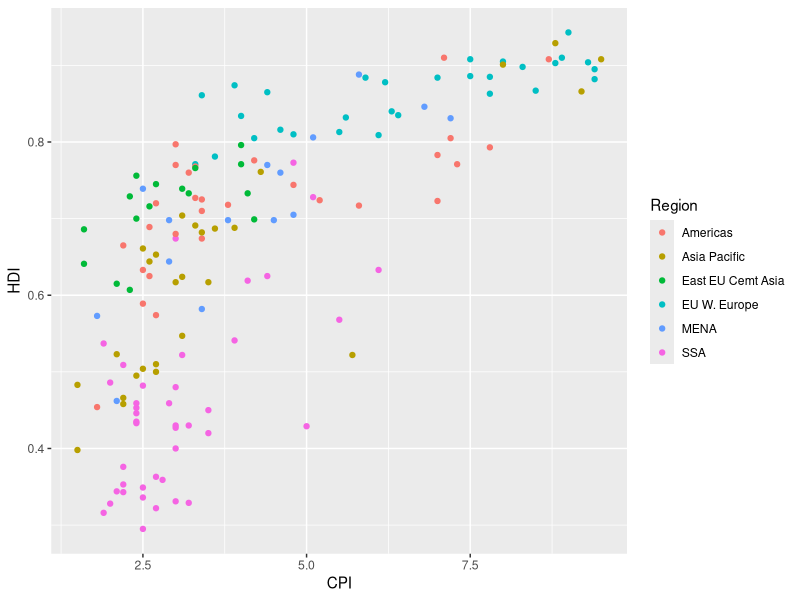
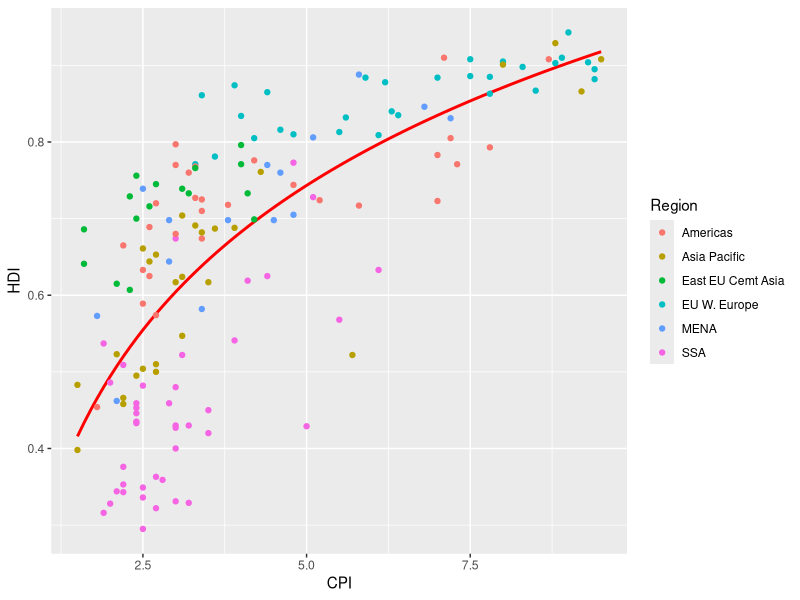
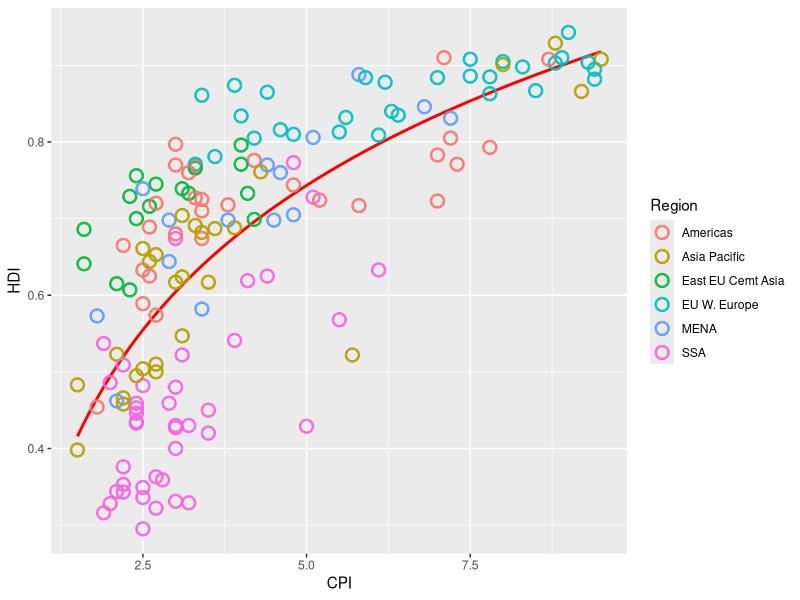
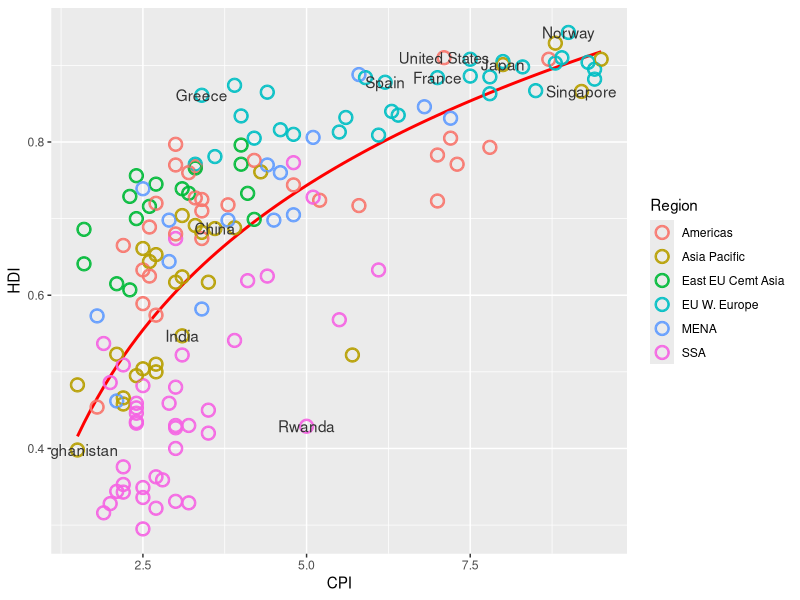
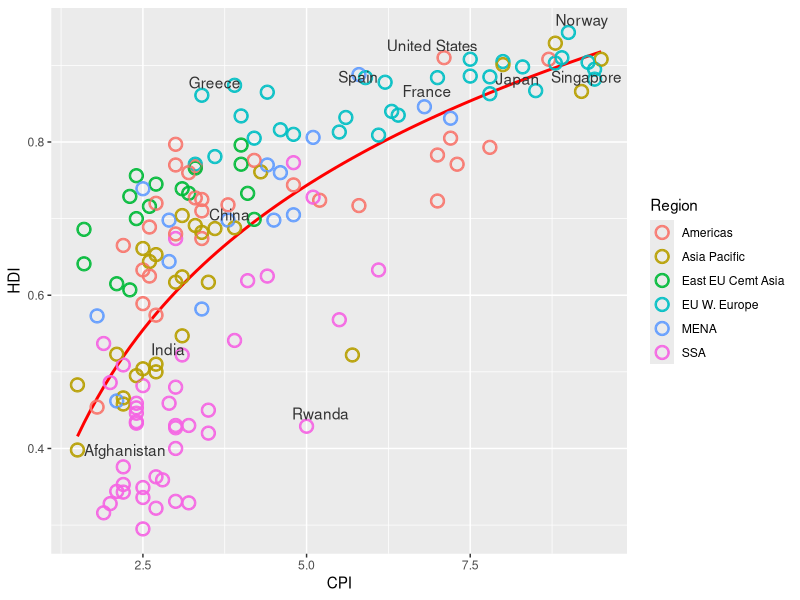
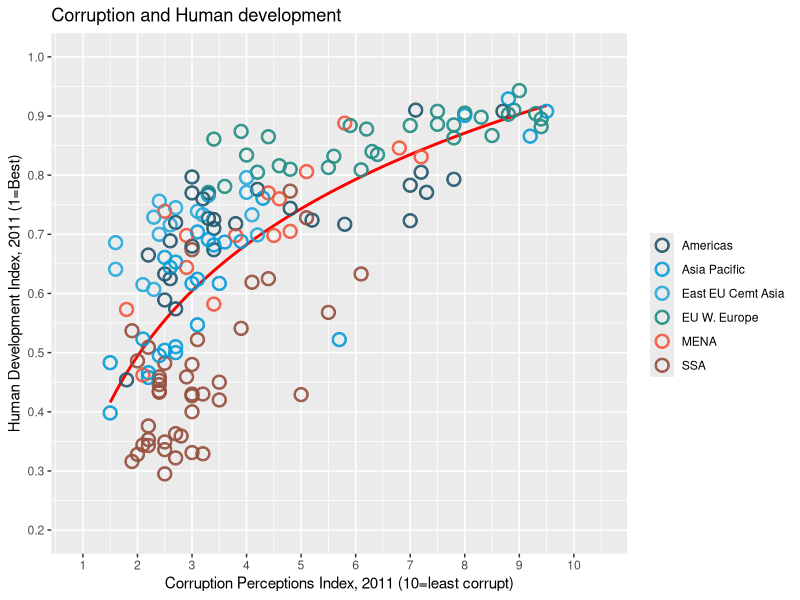

Write R code to recreate these figures, in order.
#2 Corruption and human development 
#a Basic plot structure (values colored by region)
EconimistData <- read.csv("EconomistData.csv")
library(ggplot2)
a1 <- ggplot(EconimistData, aes(x = CPI, y = HDI, color = Region))
a1 + geom_point()

#e fit line (Trendlinie)
(a2 <- a1 +
  geom_smooth(aes(group = 1),
              method = "lm",
              formula = y ~ log(x),
              se = FALSE,
              color = "red")) +
  geom_point()
#geom_line is put first. In this way the trendline will be plottet underneath the points

#f
#f1: Offene Punkte
(a3 <- a2 +
  geom_point(size = 4.5, shape = 21) +
  geom_point(size = 4, shape = 21) +
  geom_point(size = 3.5, shape = 21))

#c Textual labeling of selected countries
pointsToLabel <- c("Afghanistan", "Greece", "China", "India", "Rwanda", "Spain", "France", "United States", "Japan", "Norway", "Singapore")
#label these points with geom_text
(a4 <- a3 +
  geom_text(aes(label = Country),
            color = "gray20",
            data = subset(EconimistData, Country %in% pointsToLabel)))
#Labels text overlapping the points. ggreppel connects labels with points
install.packages("ggrepel")
library("ggrepel")
a3 +
  geom_text_repel(aes(label = Country),
                  color = "gray20",
                  data = subset(EconimistData, Country %in% pointsToLabel),
                  force = 10)
#d Add title and edit axis labels
library(grid)
(a4 <- a3 +
  scale_x_continuous(name = "Corruption Perceptions Index, 2011 (10=least corrupt)",
                     limits = c(.9, 10.5),
                     breaks = 1:10) +
  scale_y_continuous(name = "Human Development Index, 2011 (1=Best)",
                     limits = c(0.2, 1.0),
                     breaks = seq(0.2, 1.0, by = 0.1)) +
  scale_color_manual(name = "",
                     values = c("#24576D",
                                "#099DD7",
                                "#28AADC",
                                "#248E84",
                                "#F2583F",
                                "#96503F")) +
  ggtitle("Corruption and Human development"))


